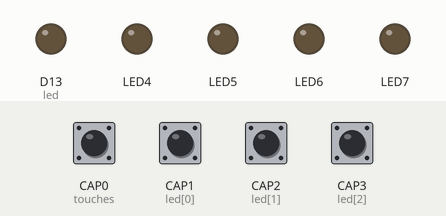
Recording of a program running on a simulated CircuitPython board. On the bench: output pins drawn as LEDs (lit = HIGH). The test bench sets the inputs (shaded band); at power-on: CAP0 (touches), CAP1 (led[0]), CAP2 (led[1]), CAP3 (led[2]) LOW. MIDI messages are not drawn; touch pads read as touched when driven HIGH.

Above: at 2.2 s.
2.3 s: CAP1 (led[0]) pulled HIGH for 0.15 s
At 2.45 s:
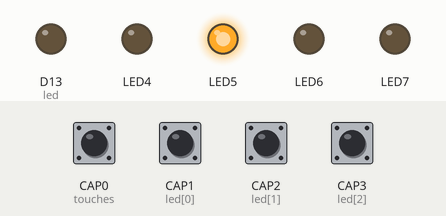
4.1 s: CAP2 (led[1]) pulled HIGH for 0.15 s
At 4.25 s:
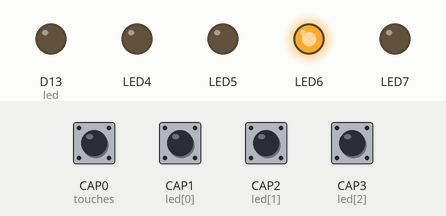
5.9 s: CAP3 (led[2]) pulled HIGH for 0.15 s
At 6.05 s:
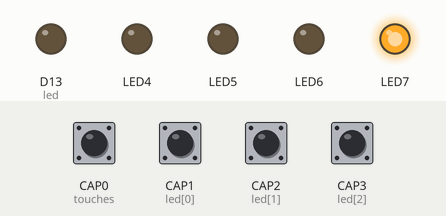
7.7 s: CAP0 (touches) pulled HIGH for 0.15 s
At 8.7 s:
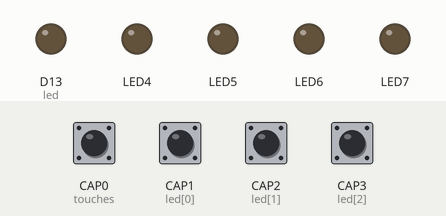
9.5 s: CAP0 (touches) driven HIGH and CAP2 (led[1]) driven HIGH
At 10.7 s:
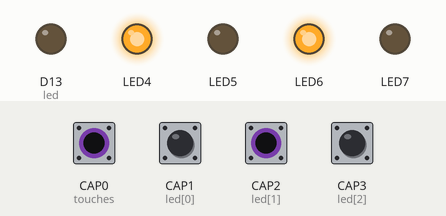
11.0 s: CAP3 (led[2]) pulled HIGH for 1 s
At 11.8 s:
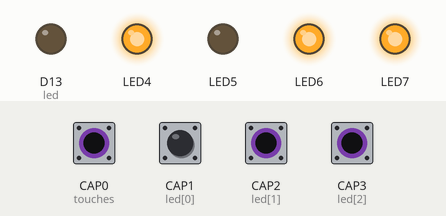
Timing chart, 0 to 14.0 s (numbered marks = the images above; inputs shaded):
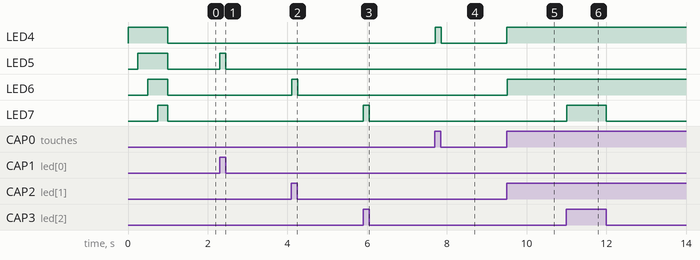

The program:

code.py
```python
import os
import board
from digitalio import DigitalInOut, Direction

import time
import touchio

import usb_midi
import adafruit_midi
from adafruit_midi.note_on import NoteOn
from adafruit_midi.note_off import NoteOff

# CHANGE MIDI NOTES OR CHANNEL
midi_notes = [60,61,62,63]
midi_channel = 16

DEBUG = False

if DEBUG:
    print(dir(board), os.uname())

midi_usb = adafruit_midi.MIDI(
    midi_out=usb_midi.ports[1], out_channel=midi_channel - 1
)

led = DigitalInOut(board.D13)
led.direction = Direction.OUTPUT

touches = [DigitalInOut(board.CAP0)]
for p in (board.CAP1, board.CAP2, board.CAP3):
    touches.append(touchio.TouchIn(p))

leds = []
for p in (board.LED4, board.LED5, board.LED6, board.LED7):
    led = DigitalInOut(p)
    led.direction = Direction.OUTPUT
    led.value = True
    time.sleep(0.25)
    leds.append(led)
for led in leds:
    led.value = False

cap_touches = [False, False, False, False]
caps = [False, False, False, False]

def read_caps():
    t0_count = 0
    t0 = touches[0]
    t0.direction = Direction.OUTPUT
    t0.value = True
    t0.direction = Direction.INPUT
    for i in range(15):
        t0_count = t0_count + t0.value

    cap_touches[0] = t0_count > 1
    cap_touches[1] = touches[1].raw_value > 3000
    cap_touches[2] = touches[2].raw_value > 3000
    cap_touches[3] = touches[3].raw_value > 3000

    return cap_touches

while True:
    old_caps = caps.copy()
    caps = read_caps()

    for i,c in enumerate(caps):
        # IF CHANGE
        if c != old_caps[i]:
            # LED
            leds[i].value = c
            # MIDI
            if DEBUG:
                print(str(i), midi_notes[i], "on" if c else "off")
            if c:
                midi_usb.send(NoteOn(midi_notes[i],100))
            else:
                midi_usb.send(NoteOff(midi_notes[i],0))

    time.sleep(0.01)
```

Measured:
- after the input at 2.3 s, LED5: LOW → HIGH at once, → LOW 0.15 s later
- after the input at 4.1 s, LED6: LOW → HIGH at once, → LOW 0.15 s later
- after the input at 5.9 s, LED7: LOW → HIGH at once, → LOW 0.15 s later
- after the input at 7.7 s, LED4: LOW → HIGH at once, → LOW 0.15 s later
- after the input at 9.5 s, LED4, LED6: LOW → HIGH at once
- after the input at 11.0 s, LED7: LOW → HIGH at once, → LOW 1.0 s later
